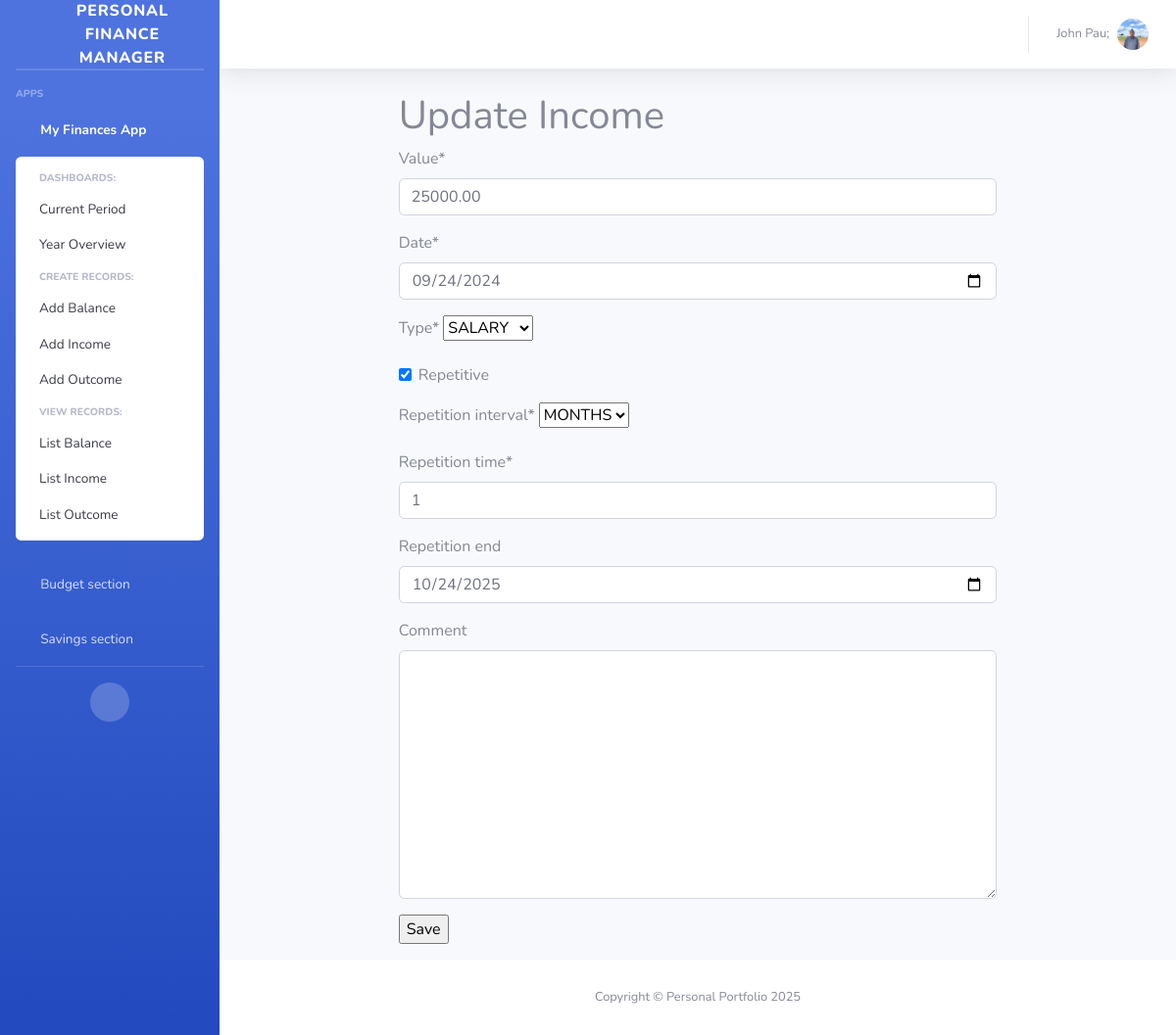
The page /my_finances/income_update/1 (signed in) on the database its author committed.
### accounts/models.py (models this page shows, shortened)
class CustomUser(AbstractUser, PermissionsMixin):
    first_name = models.CharField(_('first name'), max_length=30, blank=False, null=False, unique=True)
    last_name = models.CharField(_('last name'), max_length=30, blank=False, null=False, unique=True)
    email = models.EmailField(_('email address'), unique=True, blank=False, null=False)
    phone_number = PhoneNumberField(null=False, blank=False, unique=True)
    is_active = models.BooleanField(_('active'), default=False)
    is_staff = models.BooleanField(_('staff status'), default=False)
    enable_two_factor_authentication = models.BooleanField(null=True, blank=True)
    date_joined = models.DateTimeField(_('date joined'), default=timezone.now)
    email_verified = models.BooleanField(_('email verified'), default=False,
                                         help_text=_('Designates whether the user has verified their email.'))
    objects = CustomUserManager()
    USERNAME_FIELD = 'email'
    REQUIRED_FIELDS = ['first_name', 'last_name']

class Profile(models.Model):
    user = models.OneToOneField(settings.AUTH_USER_MODEL, on_delete=models.CASCADE)
    avatar = models.ImageField(
        default='avatar.jpg',  # default avatar
        upload_to='profile_avatars'  # dir to store the image
    )
    bio = models.CharField(max_length=1000)
    updated_at = models.DateTimeField(auto_now=True)
    created_at = models.DateTimeField(auto_now_add=True)

### my_finances/models.py (models this page shows, shortened)
class Income(models.Model):
    class ITypes(models.IntegerChoices):
        SAL = 1, "SALARY"
        BON = 2, "BONUS"
        GIF = 3, "GIFT"
        OTH = 4, "OTHER"
        SAV = 5, "SAVINGS"
    class RInterval(models.IntegerChoices):
        NA = 1, 'N/A'
        DAY = 2, 'DAYS'
        WEK = 3, 'WEEKS'
        MON = 4, 'MONTHS'
        YEA = 5, 'YEARS'
    user = models.ForeignKey(settings.AUTH_USER_MODEL, on_delete=models.CASCADE, related_name='user_incomes')
    value = models.DecimalField(max_digits=10, decimal_places=2)
    date = models.DateField()
    type = models.PositiveSmallIntegerField(choices=ITypes.choices)
    repetitive = models.BooleanField(default=False)
    repetition_interval = models.PositiveSmallIntegerField(choices=RInterval.choices, default=1)
    repetition_time = models.PositiveSmallIntegerField(default=0)
    repetition_end = models.DateField(null=True, blank=True)
    comment = models.TextField(null=True, blank=True)
    updated_at = models.DateTimeField(auto_now=True)
    created_at = models.DateTimeField(auto_now_add=True)
    class Meta:
        verbose_name_plural = 'incomes'

### my_finances/views.py (the view, shortened to what this page needs)
# urls.py: path('income_update/<pk>', views.IncomeUpdateView.as_view(), name='income_update'),
@method_decorator(login_required, name='dispatch')
@method_decorator(csrf_protect, name='dispatch')
class IncomeUpdateView(UpdateView):
    model = Income
    form_class = IncomeForm
    template_name = 'my_finances/balance_income_outcome_form.html'
    extra_context = {'header': 'Update Income'}
    def get_queryset(self):
        user = self.request.user
        return Income.objects.filter(user=user)

### my_finances/forms.py
class IncomeForm(IncomeOutcomeForm):
    class Meta:
        model = Income
        fields = [
            'value',
            'date',
            'type',
            'repetitive',
            'repetition_interval',
            'repetition_time',
            'repetition_end',
            'comment'
        ]
    date = forms.DateField(widget=DateInput, initial=date.today())
    repetition_end = forms.DateField(widget=DateInput, required=False)

### helper/context_processors.py (called while the page is built)
def add_custom_context(request):
    return {
        'app_name': request.resolver_match.app_name,
        'page_path': request.path,
        'today': datetime.today(),
        'user': request.user if request.user.is_authenticated else None
    }

### templates/my_finances/balance_income_outcome_form.html
{% extends 'base2.html' %}
{% load crispy_forms_tags %}
{% block content %}
<div class="row">
    <div class="col-lg-8 mx-auto">
        <h1>{{ header }}</h1>
        <form method="post">{% csrf_token %}
            {{ form|crispy }}
            <input type="submit" value="Save">
        </form>
    </div>
</div>
{% endblock %}

### templates/base2.html (shortened to what this page needs)
{% load static %}
{% load crispy_forms_tags %}
<html lang="en">
<head>
    <link href="{% static 'vendor/fontawesome-free/css/all.min.css' %}" rel="stylesheet" type="text/css">
    <link href="{% static 'css/sb-admin-2.min.css' %}" rel="stylesheet">
</head>
<body id="page-top">
<div id="wrapper">
    <ul class="navbar-nav bg-gradient-primary sidebar sidebar-dark accordion" id="accordionSidebar">
        <a class="sidebar-brand d-flex align-items-center justify-content-center" href="{% url 'website:index' %}">
            <div class="sidebar-brand-icon rotate-n-15">
                <i class="fas fa-laugh-wink"></i>
            </div>
            <div class="sidebar-brand-text mx-3">Personal Finance Manager</div>
        </a>
        <hr class="sidebar-divider my-0">
        <hr class="sidebar-divider">
        <div class="sidebar-heading">
            Apps
        </div>
        {% if user %}
            <li class="nav-item{% if app_name == 'my_finances' %} active{% endif %}">
                <a class="nav-link{% if app_name != 'my_finances' %} collapsed{% endif %}" href="#"
                   data-toggle="collapse" data-target="#collapseTwo"
                   aria-expanded="true" aria-controls="collapseTwo">
                    <i class="fas fa-fw fa-cog"></i>
                    <span>My Finances App</span>
                </a>
                <div id="collapseTwo" class="collapse{% if app_name == 'my_finances' %} show{% endif %}"
                     aria-labelledby="headingTwo" data-parent="#accordionSidebar">
                    <div class="bg-white py-2 collapse-inner rounded">
                        <h6 class="collapse-header">Dashboards:</h6>
                        {% url 'my_finances:current_period' as my_finances_current_period %}
                        {% url 'my_finances:year_overview' as my_finances_year_overview %}
                        <a class="collapse-item{% if page_path == my_finances_current_period %} active{% endif %}"
                           href="{{ my_finances_current_period }}">Current Period</a>
                        <a class="collapse-item{% if page_path == my_finances_year_overview %} active{% endif %}"
                           href="{{ my_finances_year_overview }}">Year Overview</a>
                        <h6 class="collapse-header">Create records:</h6>
                        {% url 'my_finances:balance_create' as my_finances_balance_create %}
                        {% url 'my_finances:income_create' as my_finances_income_create %}
                        {% url 'my_finances:outcome_create' as my_finances_outcome_create %}
                        <a class="collapse-item{% if page_path == my_finances_balance_create %} active{% endif %}"
                           href="{{ my_finances_balance_create }}">Add Balance</a>
                        <a class="collapse-item{% if page_path == my_finances_income_create %} active{% endif %}"
                           href="{{ my_finances_income_create }}">Add Income</a>
                        <a class="collapse-item{% if page_path == my_finances_outcome_create %} active{% endif %}"
                           href="{{ my_finances_outcome_create }}">Add Outcome</a>
                        <h6 class="collapse-header">View records:</h6>
                        {% url 'my_finances:balance_list' as my_finances_balance_list %}
                        {% url 'my_finances:income_list' as my_finances_income_list %}
                        {% url 'my_finances:outcome_list' as my_finances_outcome_list %}
                        <a class="collapse-item{% if page_path == my_finances_balance_list %} active{% endif %}"
                           href="{{ my_finances_balance_list }}">List Balance</a>
                        <a class="collapse-item{% if page_path == my_finances_income_list %} active{% endif %}"
                           href="{{ my_finances_income_list }}">List Income</a>
                        <a class="collapse-item{% if page_path == my_finances_outcome_list %} active{% endif %}"
                           href="{{ my_finances_outcome_list }}">List Outcome</a>
                    </div>
                </div>
            </li>
       <li class="nav-item{% if app_name == 'budget_section' %} active{% endif %}">
            <a class="nav-link{% if app_name != 'budget_section' %} collapsed{% endif %}" href="#"
               data-toggle="collapse" data-target="#collapse2"
               aria-expanded="true" aria-controls="collapse2">
                <i class="fas fa-fw fa-cog"></i>
                <span>Budget section</span>
            </a>
                    {% url 'budget_section:budget_create' as budget_section_budget_create %}
                    {% url 'budget_section:category_create' as budget_section_category_create %}
                    {% url 'budget_section:transaction_create' as budget_section_transaction_create %}
                     {% url 'budget_section:budget_list' as budget_section_budget_list %}
                    {% url 'budget_section:category_list' as budget_section_category_list %}
                    {% url 'budget_section:transaction_list' as budget_section_transaction_list %}
        </li>
          <li class="nav-item{% if app_name == 'savings_section' %} active{% endif %}">
            <a class="nav-link{% if app_name != 'savings_section' %} collapsed{% endif %}" href="#"
               data-toggle="collapse" data-target="#collapse3"
               aria-expanded="true" aria-controls="collapse3">
                <i class="fas fa-fw fa-cog"></i>
                <span>Savings section</span>
            </a>
                    {% url 'savings_section:savings_create' as savings_section_savings_create %}
                    {% url 'savings_section:deposit_create' as savings_section_deposit_create %}
                    {% url 'savings_section:withdrawal_create' as savings_section_withdrawal_create %}
                    {% url 'savings_section:savings_goal_create' as savings_section_savings_goal_create %}
                    {% url 'savings_section:savings_list' as savings_section_savings_list %}
                    {% url 'savings_section:deposits_list' as savings_section_deposit_list %}
                    {% url 'savings_section:withdrawals_list' as savings_section_withdrawal_list %}
                    {% url 'savings_section:savings_goals_list' as savings_section_savings_goal_list %}
        </li>
        {% endif %}
        <hr class="sidebar-divider">
        <div class="text-center d-none d-md-inline">
            <button class="rounded-circle border-0" id="sidebarToggle"></button>
        </div>
    </ul>
    <div id="content-wrapper" class="d-flex flex-column">
        <div id="content">
            <nav class="navbar navbar-expand navbar-light bg-white topbar mb-4 static-top shadow">
                <ul class="navbar-nav ml-auto">
                    <li class="nav-item dropdown no-arrow">
                        {% if user %}
                            <a class="nav-link dropdown-toggle" href="#" id="userDropdown" role="button"
                               data-toggle="dropdown" aria-haspopup="true" aria-expanded="false">
                                <span class="mr-2 d-none d-lg-inline text-gray-600 small">{{ user.first_name }} {{ user.last_name }}</span>
                                <img class="img-profile rounded-circle"
                                     src="{{user.profile.avatar.url}}" alt="{{ user.username }}">
                            </a>
                        {% endif %}
                    </li>
                </ul>
            </nav>
            <div class="container-fluid">
                {% block content %}
                {% endblock %}
            </div>
        </div>
        <footer class="sticky-footer bg-white">
            <div class="container my-auto">
                <div class="copyright text-center my-auto">
                    <span>Copyright &copy; Personal Portfolio {{ today.year }}</span>
                </div>
            </div>
        </footer>
    </div>
</div>
</body>
</html>

### rows shown on the page
CustomUser: first_name "John", last_name "Pau;", profile.avatar (picture)
Income: value "25000.00", date "09/24/2024", type "SALARY", repetitive "☑", repetition_interval "MONTHS", repetition_time "1", repetition_end "10/24/2025"

### other values the page prints
{{ header }} "Update Income"
